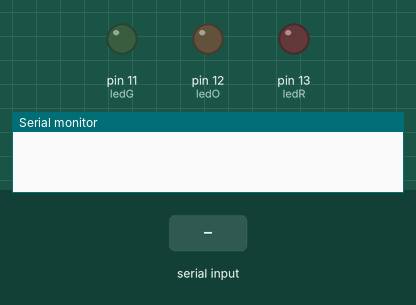
Recording of a sketch running on a simulated Arduino Uno, built with avr-gcc and run on an emulated ATmega328P. On the bench: output pins drawn as LEDs (lit = HIGH), the last lines printed to the serial monitor. Dashed ring = blinking. Inputs (shaded band) come from the test bench.

Above: at 1.2 s.
1.3 s: "1\n" received over Serial
At 2.8 s:
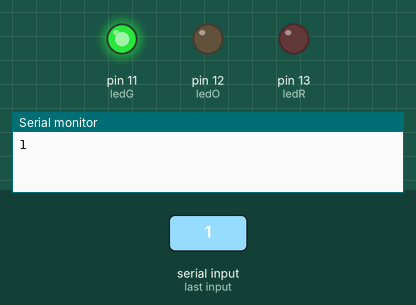
At 3.8 s:
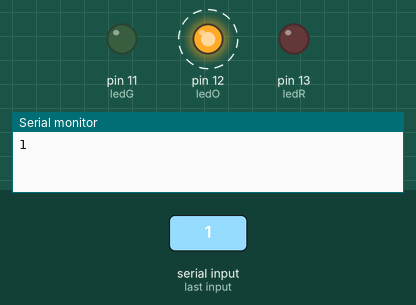
Timing chart, 0 to 10.3 s (numbered marks = the images above; inputs shaded):
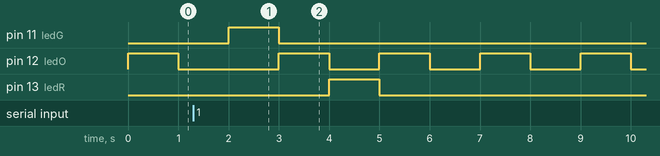

The sketch:

Opdracht_9.ino
```cpp
// Defineer pins
int ledR = 13;
int ledO = 12;
int ledG = 11;

// Defineer variable van bluetooth
char Incoming_value = 0;

// Zet Serial monitor aan
// Zet lamp op pin
void setup() {
  Serial.begin(9600);
  pinMode(ledR, OUTPUT);
  pinMode(ledO, OUTPUT);
  pinMode(ledG, OUTPUT);
}

void loop() {
  // Controleer de ingevoerde data
  // Sla de data op in een variable
  // Toon de variable in Serial monitor
  if(Serial.available() > 0) {
    Incoming_value = Serial.read();
    Serial.print(Incoming_value);
    Serial.print("\n");
  }

  // Als variable 1 is
  if(Incoming_value == '1') {
      // Zet lamp aan en zet vorige lamp uit
      digitalWrite(ledR, LOW);
      digitalWrite(ledG, HIGH);
      delay(1000);
      digitalWrite(ledG, LOW);
      digitalWrite(ledO, HIGH);
      delay(1000);
      digitalWrite(ledO, LOW);
      digitalWrite(ledR, HIGH);
      delay(1000);
  } else {
      // Zet lamp groen/rood uit
      digitalWrite(ledR, LOW);
      digitalWrite(ledG, LOW);
      // Knipper oranje
      digitalWrite(ledO, HIGH);
      delay(1000);
      digitalWrite(ledO, LOW);
      delay(1000);
  }
}
```

Measured:
- after the input at 1.3 s, pin 11 (ledG): LOW → HIGH after 0.70 s, → LOW 1.0 s later; pin 13 (ledR): LOW → HIGH after 2.7 s, → LOW 1.0 s later
- by itself, pin 12 (ledO): alternates HIGH for 1.0 s and LOW for 1.0 s
